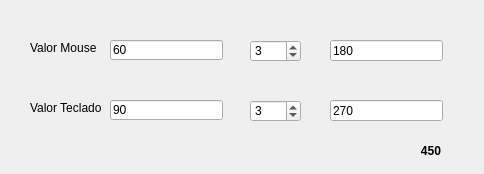
<?xml version="1.0" encoding="UTF-8"?>
<ui version="4.0">
 <class>Dialog</class>
 <widget class="QDialog" name="Dialog">
  <property name="geometry">
   <rect>
    <x>0</x>
    <y>0</y>
    <width>484</width>
    <height>174</height>
   </rect>
  </property>
  <property name="windowTitle">
   <string>Dialog</string>
  </property>
  <widget class="QLabel" name="lbl_val_t">
   <property name="geometry">
    <rect>
     <x>30</x>
     <y>100</y>
     <width>71</width>
     <height>16</height>
    </rect>
   </property>
   <property name="text">
    <string>Valor Teclado</string>
   </property>
  </widget>
  <widget class="QLineEdit" name="txt_val_mouse">
   <property name="geometry">
    <rect>
     <x>110</x>
     <y>40</y>
     <width>113</width>
     <height>20</height>
    </rect>
   </property>
   <property name="text">
    <string>60</string>
   </property>
  </widget>
  <widget class="QSpinBox" name="spinBox_mouse">
   <property name="geometry">
    <rect>
     <x>250</x>
     <y>40</y>
     <width>51</width>
     <height>22</height>
    </rect>
   </property>
   <property name="value">
    <number>3</number>
   </property>
  </widget>
  <widget class="QLineEdit" name="txt_mouse">
   <property name="geometry">
    <rect>
     <x>330</x>
     <y>40</y>
     <width>113</width>
     <height>21</height>
    </rect>
   </property>
   <property name="text">
    <string>180</string>
   </property>
  </widget>
  <widget class="QLabel" name="lbl_val_m">
   <property name="geometry">
    <rect>
     <x>30</x>
     <y>40</y>
     <width>71</width>
     <height>16</height>
    </rect>
   </property>
   <property name="text">
    <string>Valor Mouse</string>
   </property>
  </widget>
  <widget class="QSpinBox" name="spinBox_teclado">
   <property name="geometry">
    <rect>
     <x>250</x>
     <y>100</y>
     <width>51</width>
     <height>22</height>
    </rect>
   </property>
   <property name="value">
    <number>3</number>
   </property>
  </widget>
  <widget class="QLineEdit" name="txt_teclado">
   <property name="geometry">
    <rect>
     <x>330</x>
     <y>100</y>
     <width>113</width>
     <height>21</height>
    </rect>
   </property>
   <property name="text">
    <string>270</string>
   </property>
  </widget>
  <widget class="QLineEdit" name="txt_val_teclado">
   <property name="geometry">
    <rect>
     <x>110</x>
     <y>100</y>
     <width>113</width>
     <height>20</height>
    </rect>
   </property>
   <property name="text">
    <string>90</string>
   </property>
  </widget>
  <widget class="QLabel" name="lbl_resultado">
   <property name="geometry">
    <rect>
     <x>370</x>
     <y>140</y>
     <width>71</width>
     <height>21</height>
    </rect>
   </property>
   <property name="font">
    <font>
     <weight>75</weight>
     <bold>true</bold>
    </font>
   </property>
   <property name="text">
    <string>450</string>
   </property>
   <property name="alignment">
    <set>Qt::AlignRight|Qt::AlignTrailing|Qt::AlignVCenter</set>
   </property>
  </widget>
 </widget>
 <resources/>
 <connections/>
</ui>
